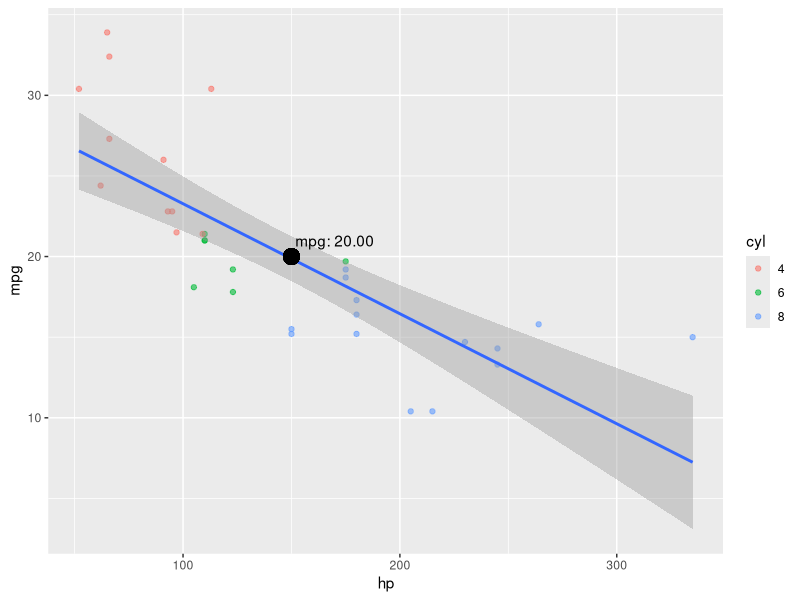

Write the R code that produced this figure.
## ---- chunk 1
knitr::opts_chunk$set(echo = FALSE)
library(ggplot2)
## ---- chunk 2
head(mtcars)
## ---- chunk 3
mtcars$cyl <- as.factor(mtcars$cyl)
mtcars$vs <- as.factor(mtcars$vs)
mtcars$am <- as.factor(mtcars$am)
plot <- ggplot(data=mtcars, aes(x=hp, y = mpg))+
            geom_point(aes(color = cyl), alpha = 0.6)+
            geom_smooth(method = "lm")+
            geom_point(x=150, y=20, size=5) +
            annotate("text", x=150+20, y=20+1, label="mpg: 20.00")
        plot
